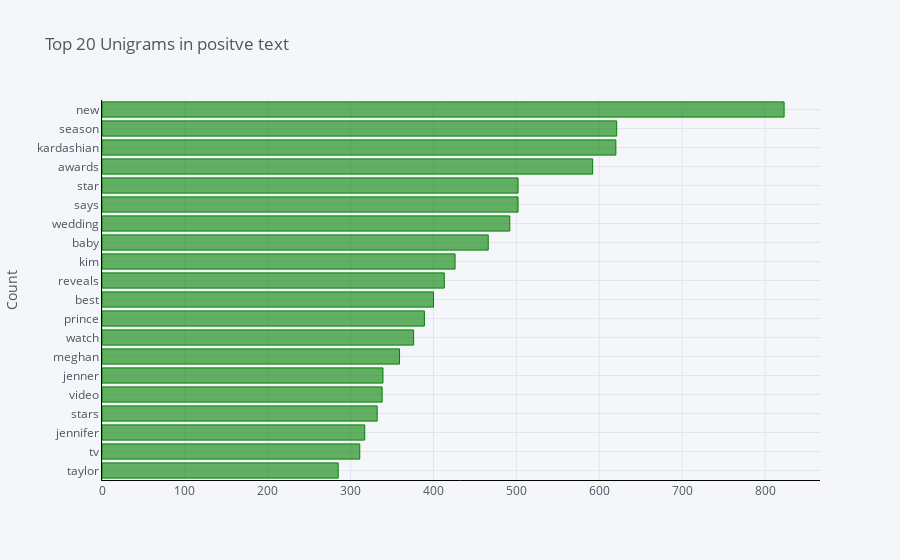

Write notebook code for a chart like this one.
### Code cell
df1 = pd.DataFrame(realnews_unigrams, columns = ['title' , 'count'])
df1.groupby('title').sum()['count'].sort_values(ascending=True).iplot(
    kind='bar', yTitle='Count', linecolor='black',color='green', title='Top 20 Unigrams in positve text',orientation='h')

### Figure 1 — Plotly figure (JSON) as saved in the notebook; plotly's stock layout.template omitted (floating-point values rounded to 4 significant figures)
{"data": [{"marker": {"color": "rgba(0, 128, 0, 0.6)", "line": {"color": "rgba(0, 128, 0, 1.0)", "width": 1}}, "name": "count", "orientation": "h", "text": "", "type": "bar", "x": [285, 311, 317, 332, 338, 339, 359, 376, 389, 400, 413, 426, 466, 492, 502, 502, 592, 620, 621, 823], "y": ["taylor", "tv", "jennifer", "stars", "video", "jenner", "meghan", "watch", "prince", "best", "reveals", "kim", "baby", "wedding", "says", "star", "awards", "kardashian", "season", "new"]}], "layout": {"legend": {"bgcolor": "#F5F6F9", "font": {"color": "#4D5663"}}, "paper_bgcolor": "#F5F6F9", "plot_bgcolor": "#F5F6F9", "title": {"font": {"color": "#4D5663"}, "text": "Top 20 Unigrams in positve text"}, "xaxis": {"gridcolor": "#E1E5ED", "linecolor": "black", "showgrid": true, "tickfont": {"color": "#4D5663"}, "title": {"font": {"color": "#4D5663"}, "text": ""}, "zerolinecolor": "#E1E5ED"}, "yaxis": {"gridcolor": "#E1E5ED", "linecolor": "black", "showgrid": true, "tickfont": {"color": "#4D5663"}, "title": {"font": {"color": "#4D5663"}, "text": "Count"}, "zerolinecolor": "#E1E5ED"}}}
